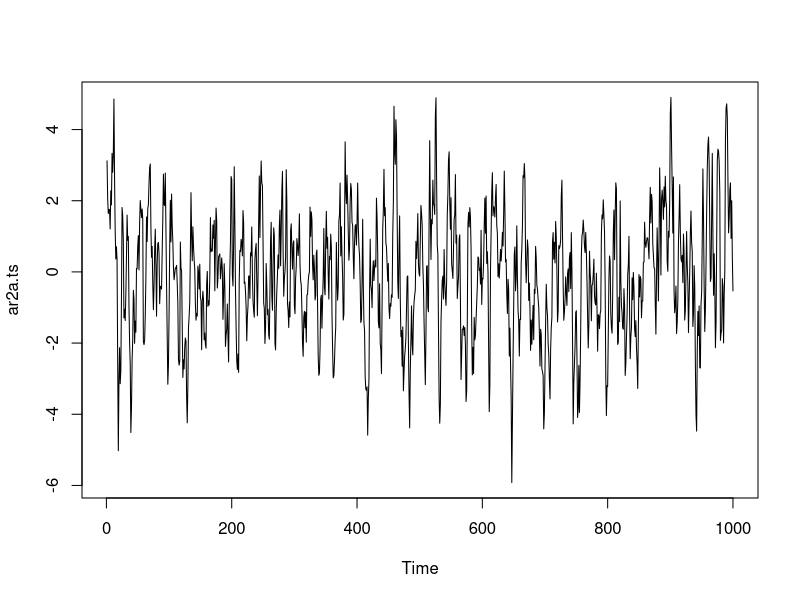

This figure's R source:
## ---- chunk 1

set.seed(42);

ar2a.ts <- arima.sim(list(order = c(2, 0, 0), ar = c(1, -0.25)), n = 1000, start.innov = c(1, 1), n.start = 2);
## ---- chunk 2
plot(ar2a.ts);
